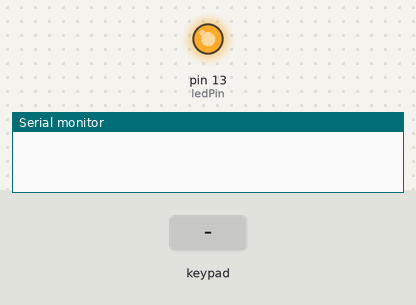
A sketch run on a simulated Arduino Uno, built with avr-gcc and run on an emulated ATmega328P. On the bench: output pins drawn as LEDs (lit = HIGH), the last lines printed to the serial monitor. Inputs (shaded band) come from the test bench.

Above: at 1.2 s.
1.3 s: key '#' pressed
At 2.0 s:
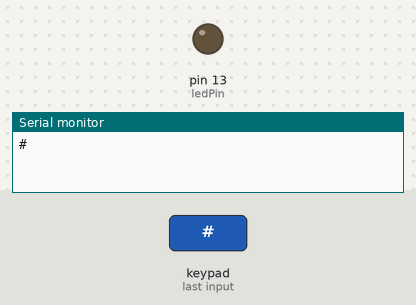
2.8 s: keypad keys 5 4 3 2 pressed 0.4 s apart
5.9 s: key 'A' pressed
7.4 s: keypad keys 5 4 3 2 * pressed 0.4 s apart
10.9 s: key 'B' pressed
12.4 s: keypad keys 5 4 3 2 D pressed 0.4 s apart
Timing chart, 0 to 15.4 s (numbered marks = the images above; inputs shaded):
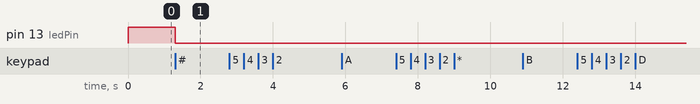

Measured:
- after the input at 1.3 s, pin 13 (ledPin): HIGH → LOW at once

The sketch:

EventKeypad.ino
```cpp
/* @file EventSerialKeypad.pde
 || @version 1.0
 || @author Alexander Brevig
 || @contact alexanderbrevig@gmail.com
 ||
 || @description
 || | Demonstrates using the KeypadEvent.
 || #
 */
#include <Keypad.h>

const byte ROWS = 4; //four rows
const byte COLS = 4; //four columns
char keys[ROWS][COLS] = {
    {'1','2','3', 'A' },
    {'4','5','6', 'B' },
    {'7','8','9', 'C' },
    {'*','0','#', 'D' }
};

byte rowPins[ROWS] = {5, 4, 3, 2}; //connect to the row pinouts of the keypad
byte colPins[COLS] = {9, 8, 7, 6}; //connect to the column pinouts of the keypad

Keypad keypad = Keypad( makeKeymap(keys), rowPins, colPins, ROWS, COLS );
byte ledPin = LED_BUILTIN;

boolean blink = false;
boolean ledPin_state;

void setup()
{
    Serial.begin(9600);
    pinMode(ledPin, OUTPUT);              // Sets the digital pin as output.
    digitalWrite(ledPin, HIGH);           // Turn the LED on.
    ledPin_state = digitalRead(ledPin);   // Store initial LED state. HIGH when LED is on.
    keypad.addEventListener(keypadEvent); // Add an event listener for this keypad
}

void loop()
{
    char key = keypad.getKey();
    if (key)
    {
        Serial.println(key);
    }
    if (blink)
    {
        digitalWrite(ledPin,!digitalRead(ledPin));    // Change the ledPin from Hi2Lo or Lo2Hi.
        delay(100);
    }
}

// Taking care of some special events.
void keypadEvent(KeypadEvent key)
{
    switch (keypad.getState())
    {
    case PRESSED:
        if (key == '#')
        {
            digitalWrite(ledPin,!digitalRead(ledPin));
            ledPin_state = digitalRead(ledPin);        // Remember LED state, lit or unlit.
        }
        break;
    case RELEASED:
        if (key == '*')
        {
            digitalWrite(ledPin,ledPin_state);    // Restore LED state from before it started blinking.
            blink = false;
        }
        break;
    case HOLD:
        if (key == '*')
        {
            blink = true;    // Blink the LED when holding the * key.
        }
        break;
    }
}
```
